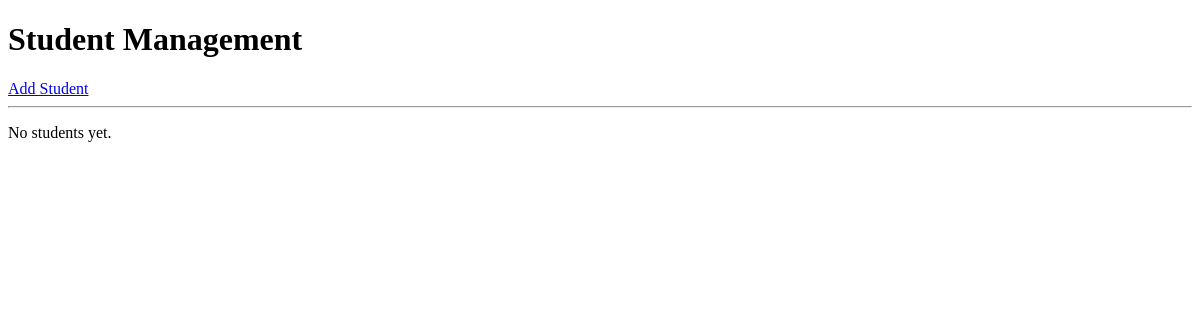
Before: / with the older database file.
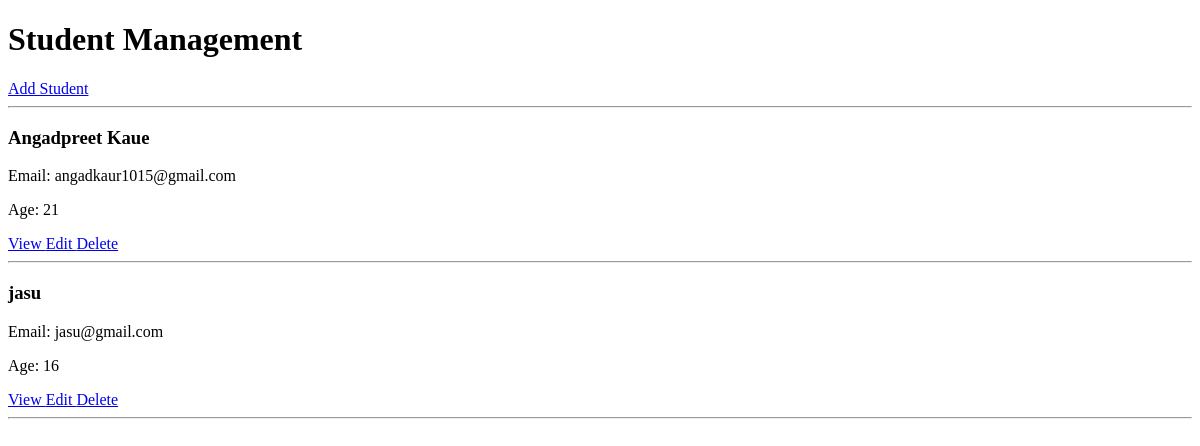
After: the same page with the newer database file.
### mainapp/models.py (models this page shows, shortened)
class Student(models.Model):
    name = models.CharField(max_length = 100)
    email = models.EmailField()
    age = models.IntegerField()

### mainapp/views.py (the view)
# urls.py: path("", views.student_list, name = "student_list"),
def student_list(request):
    students = Student.objects.all()
    return render(
        request,
        "students/student_list.html",
        {"students": students}
    )

### mainapp/templates/students/student_list.html (shortened to what this page needs)
<!DOCTYPE html>
<html>
<head>
</head>
<body>
    <h1>Student Management</h1>
    <a href="{% url 'student_create' %}">
        Add Student
    </a>
    <hr>
    {% for student in students %}
        <h3>{{ student.name }}</h3>
        <p>Email: {{ student.email }}</p>
        <p>Age: {{ student.age }}</p>
        <a href="{% url 'student_detail' student.id %}">
            View
        </a>
        <a href="{% url 'student_update' student.id %}">
            Edit
        </a>
        <a href="{% url 'student_delete' student.id %}">
            Delete
        </a>
        <hr>
    {% empty %}
        <p>No students yet.</p>
    {% endfor %}
</body>
</html>

Changed rows visible on the page:
added Student: name "Angadpreet Kaue", email "angadkaur1015@gmail.com", age "21"
added Student: name "jasu", email "jasu@gmail.com", age "16"
Other visible differences:
text no longer shown: "No students yet."
